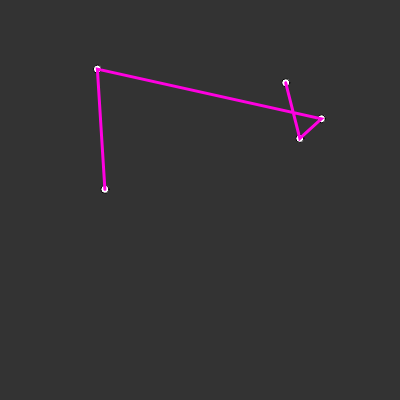
Frame 1 (no input)
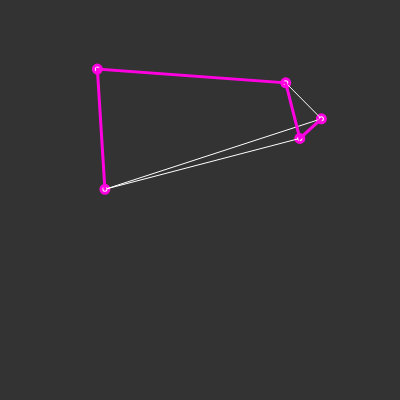
Frame 60 (no input)
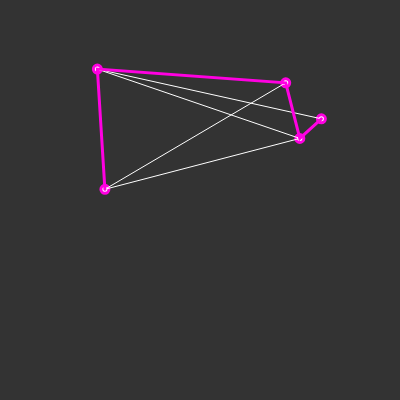
Frame 120 (the mouse pressed at the canvas centre since frame 60)

The p5.js sketch that drew these frames (run headless with seeded random() and noise() and a simulated clock; from frame 60 on, the mouse is pressed at the canvas centre):

// p5.js sketch
// ── sketch.js
var cities = [];
var ncities = 5;
var bestdist = -1;
var bestway =[];

function setup() {
	createCanvas(400,400);
	for (var i = 0; i < ncities; i++) {
		cities[i] = createVector(random(width), random(height));
	}
	bestdist = Cdist(cities);
	bestway = cities.slice();
}

function draw() {
	background(51);
	fill(255);
	for (var i = 0; i < ncities; i++) {
		ellipse(cities[i].x,cities[i].y,8,8);
	}
	stroke(255);
	strokeWeight(1);
	noFill();
	beginShape();
	for (var i = 0; i < ncities; i++) {
		vertex(cities[i].x,cities[i].y);
	}
	endShape();
	stroke(255,0,225);
	strokeWeight(3);
	noFill();
	beginShape();
	for (var i = 0; i < ncities; i++) {
		vertex(bestway[i].x,bestway[i].y);
	}
	endShape();
	swap(cities ,floor(random(ncities)), floor(random(ncities)))
	var d = Cdist(cities);
	if (d < bestdist) {
		bestdist = d;
		bestway = cities.slice();
		console.log(bestdist);
	}
}



function swap(cities, i, j) {
	var aux = cities[i];
	cities[i] = cities[j];
	cities[j] = aux;
}


function Cdist(points) {
	var sum = 0;
	for (var i = 0; i < ncities -1; i++) {
		var d = dist(points[i].x,points[i].y,points[i+1].x,points[i+1].y)
		sum += d;
	}
	return sum;
}
